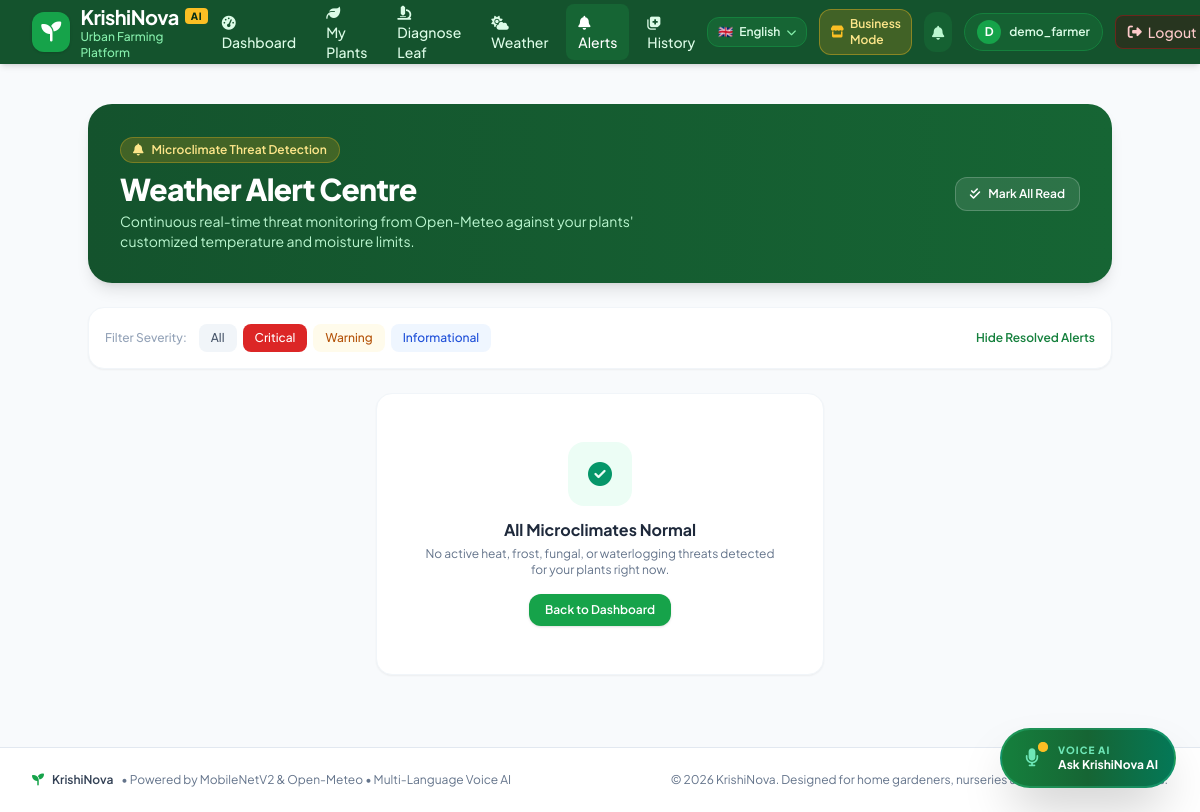
The app's page /alerts?severity=Critical&show_resolved=true (signed in), older data.
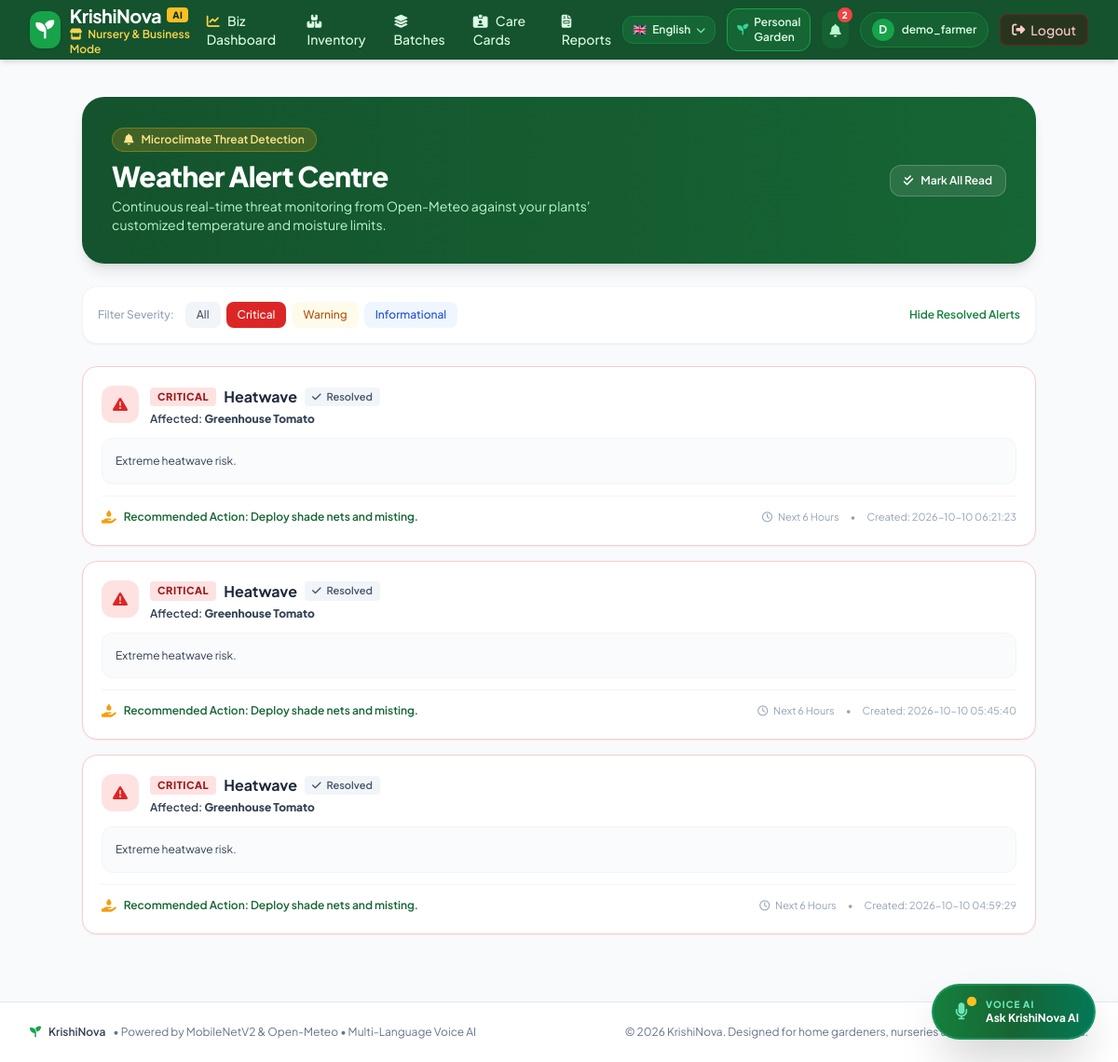
The same page, newer data.
### tables this page shows
CREATE TABLE weather_alerts (
                id INTEGER PRIMARY KEY AUTOINCREMENT,
                user_id INTEGER NOT NULL,
                plant_id INTEGER,
                business_id INTEGER,
                severity TEXT NOT NULL,
                alert_type TEXT NOT NULL,
                affected_name TEXT NOT NULL,
                weather_value TEXT,
                preferred_range TEXT,
                explanation TEXT NOT NULL,
                recommended_action TEXT NOT NULL,
                expected_time TEXT NOT NULL,
                is_read INTEGER DEFAULT 0,
                is_resolved INTEGER DEFAULT 0,
                dedup_hash TEXT,
                created_at TIMESTAMP DEFAULT CURRENT_TIMESTAMP,
                FOREIGN KEY (user_id) REFERENCES users(id) ON DELETE CASCADE,
                FOREIGN KEY (plant_id) REFERENCES plants(id) ON DELETE CASCADE
            );

### app.py (the view)
@app.route("/alerts")
@login_required
def alerts_center():
    user_id = session["user_id"]
    severity_filter = request.args.get("severity")
    show_resolved = request.args.get("show_resolved") == "true"
    all_alerts = db.get_user_weather_alerts(user_id, active_only=not show_resolved, limit=100)
    if severity_filter and severity_filter != "All":
        all_alerts = [a for a in all_alerts if a["severity"].lower() == severity_filter.lower()]
    return render_template(
        "alerts.html",
        alerts=all_alerts,
        severity_filter=severity_filter or "All",
        show_resolved=show_resolved
    )

### app.py (called while the page is built)
def login_required(f):
    @wraps(f)
    def decorated_function(*args, **kwargs):
        if "user_id" not in session:
            flash("Please log in to access your personal urban farming dashboard.", "warning")
            return redirect(url_for("login", next=request.path))
        return f(*args, **kwargs)
    return decorated_function

### database.py (called while the page is built)
@contextmanager
def get_db():
    conn = sqlite3.connect(DB_PATH)
    conn.row_factory = sqlite3.Row
    conn.execute("PRAGMA foreign_keys = ON")
    try:
        yield conn
    finally:
        conn.close()

def get_user_by_id(user_id):
    with get_db() as conn:
        cursor = conn.cursor()
        cursor.execute("SELECT id, username, email, role, preferred_language, created_at FROM users WHERE id = ?", (user_id,))
        user = cursor.fetchone()
        return dict(user) if user else None

def get_unread_alert_count(user_id):
    with get_db() as conn:
        cursor = conn.cursor()
        cursor.execute("SELECT COUNT(*) FROM weather_alerts WHERE user_id = ? AND is_resolved = 0 AND is_read = 0", (user_id,))
        return cursor.fetchone()[0]

### templates/alerts.html (shortened to what the changed rows need)
{% extends "base.html" %}
{% block content %}
<div class="space-y-6 max-w-5xl mx-auto">
    <div class="bg-gradient-to-r from-forest-900 to-forest-800 rounded-3xl p-6 sm:p-8 text-white shadow-lg flex flex-col sm:flex-row sm:items-center justify-between gap-4">
        <div>
            <h1 class="text-2xl sm:text-3xl font-extrabold tracking-tight">Weather Alert Centre</h1>
        </div>
    </div>
    {% if alerts %}
    <div class="space-y-4">
        {% for alert in alerts %}
        <div class="bg-white rounded-2xl border p-5 shadow-sm transition hover:shadow-md {% if alert.severity == 'Critical' %}border-red-200 bg-red-50/20{% elif alert.severity == 'Warning' %}border-amber-200 bg-amber-50/20{% else %}border-blue-200 bg-blue-50/20{% endif %}">
            <div class="flex flex-col sm:flex-row sm:items-start justify-between gap-3">
                <div class="flex items-start space-x-3">
                    <div class="w-10 h-10 rounded-xl flex items-center justify-center flex-shrink-0 text-base {% if alert.severity == 'Critical' %}bg-red-100 text-red-600{% elif alert.severity == 'Warning' %}bg-amber-100 text-amber-600{% else %}bg-blue-100 text-blue-600{% endif %}">
                        {% if alert.severity == 'Critical' %}
                            <i class="fa-solid fa-triangle-exclamation"></i>
                        {% elif alert.severity == 'Warning' %}
                            <i class="fa-solid fa-cloud-bolt"></i>
                        {% else %}
                            <i class="fa-solid fa-info"></i>
                        {% endif %}
                    </div>
                    <div>
                        <div class="flex items-center space-x-2">
                            <span class="px-2 py-0.5 rounded text-[11px] font-extrabold uppercase tracking-wider {% if alert.severity == 'Critical' %}bg-red-100 text-red-800{% elif alert.severity == 'Warning' %}bg-amber-100 text-amber-800{% else %}bg-blue-100 text-blue-800{% endif %}">
                                {{ alert.severity }}
                            </span>
                            <h3 class="text-base font-bold text-slate-800">{{ alert.alert_type }}</h3>
                            {% if alert.is_resolved %}
                            <span class="px-2 py-0.5 rounded text-[11px] font-semibold bg-slate-100 text-slate-600">
                                <i class="fa-solid fa-check mr-1"></i> Resolved
                            </span>
                            {% endif %}
                        </div>
                        <p class="text-xs font-semibold text-slate-700 mt-1 flex items-center space-x-2">
                            <span>Affected: <strong>{{ alert.affected_name }}</strong></span>
                        </p>
                    </div>
                </div>
            </div>
            <div class="mt-3 text-xs text-slate-700 bg-slate-50/80 p-3.5 rounded-xl border border-slate-100 space-y-2">
                <p class="leading-relaxed">{{ alert.explanation }}</p>
            </div>
            <div class="mt-3 pt-3 border-t border-slate-100 flex flex-col sm:flex-row sm:items-center justify-between text-xs text-slate-600 gap-2">
                <div class="font-semibold text-forest-800 flex items-center space-x-2">
                    <i class="fa-solid fa-hand-holding-droplet text-amber-500 text-sm"></i>
                    <span>Recommended Action: {{ alert.recommended_action }}</span>
                </div>
                <div class="text-[11px] text-slate-400 flex items-center space-x-3">
                    <span><i class="fa-regular fa-clock mr-1"></i> {{ alert.expected_time }}</span>
                    <span>&bull;</span>
                    <span>Created: {{ alert.created_at }}</span>
                </div>
            </div>
        </div>
        {% endfor %}
    </div>
    {% else %}
    <div class="bg-white rounded-2xl border border-slate-100 p-12 text-center max-w-md mx-auto shadow-sm">
        <div class="w-16 h-16 rounded-2xl bg-emerald-50 text-emerald-600 flex items-center justify-center mx-auto mb-3 text-2xl">
            <i class="fa-solid fa-circle-check"></i>
        </div>
        <h3 class="text-base font-bold text-slate-800">All Microclimates Normal</h3>
        <p class="text-xs text-slate-500 mt-1">
            No active heat, frost, fungal, or waterlogging threats detected for your plants right now.
        </p>
        <a href="{{ url_for('dashboard') }}" class="inline-block mt-4 px-4 py-2 bg-forest-600 text-white rounded-xl text-xs font-semibold shadow">
            Back to Dashboard
        </a>
    </div>
    {% endif %}
</div>
{% endblock %}

### templates/base.html (shortened to what the changed rows need)
<!DOCTYPE html>
<html lang="{{ current_language or 'en' }}">
<head>
    <script src="https://cdn.tailwindcss.com"></script>
    <link rel="stylesheet" href="https://cdnjs.cloudflare.com/ajax/libs/font-awesome/6.5.1/css/all.min.css">
</head>
<body class="bg-slate-50 text-slate-800 min-h-screen flex flex-col antialiased relative">
    <nav class="bg-forest-900 text-white shadow-md sticky top-0 z-50">
        <div class="max-w-7xl mx-auto px-4 sm:px-6 lg:px-8">
            <div class="flex items-center justify-between h-16">
                <div class="flex items-center space-x-3">
                    <a href="{{ url_for('dashboard') if current_user else url_for('login') }}" class="flex items-center space-x-2.5 group">
                        <div>
                            <span class="text-xl font-bold tracking-tight text-white block leading-tight flex items-center space-x-1.5">
                                <span>KrishiNova</span>
                                <span class="text-[10px] bg-amber-400 text-forest-950 font-black px-1.5 py-0.5 rounded uppercase tracking-wider">AI</span>
                            </span>
                            <span class="text-xs text-forest-300 font-medium block">
                                {% if active_mode == 'business' %}
                                    <span class="text-amber-300 font-semibold"><i class="fa-solid fa-store mr-1"></i> Nursery & Business Mode</span>
                                {% else %}
                                    Urban Farming Platform
                                {% endif %}
                            </span>
                        </div>
                    </a>
                </div>
                {% if current_user %}
                <div class="hidden md:flex items-center space-x-1 lg:space-x-1.5">
                    {% if active_mode == 'business' %}
                        <a href="{{ url_for('business_dashboard') }}" class="px-3 py-2 rounded-lg text-sm font-medium hover:bg-forest-800 transition {{ 'bg-forest-800 text-white' if request.endpoint == 'business_dashboard' else 'text-forest-100 hover:text-white' }}">
                            <i class="fa-solid fa-chart-line mr-1.5 text-amber-300"></i> Biz Dashboard
                        </a>
                        <a href="{{ url_for('business_inventory') }}" class="px-3 py-2 rounded-lg text-sm font-medium hover:bg-forest-800 transition {{ 'bg-forest-800 text-white' if request.endpoint == 'business_inventory' else 'text-forest-100 hover:text-white' }}">
                            <i class="fa-solid fa-boxes-stacked mr-1.5"></i> Inventory
                        </a>
                        <a href="{{ url_for('business_batches') }}" class="px-3 py-2 rounded-lg text-sm font-medium hover:bg-forest-800 transition {{ 'bg-forest-800 text-white' if request.endpoint == 'business_batches' else 'text-forest-100 hover:text-white' }}">
                            <i class="fa-solid fa-layer-group mr-1.5"></i> Batches
                        </a>
                        <a href="{{ url_for('business_care_cards') }}" class="px-3 py-2 rounded-lg text-sm font-medium hover:bg-forest-800 transition {{ 'bg-forest-800 text-white' if request.endpoint == 'business_care_cards' else 'text-forest-100 hover:text-white' }}">
                            <i class="fa-solid fa-id-card-clip mr-1.5"></i> Care Cards
                        </a>
                        <a href="{{ url_for('business_reports') }}" class="px-3 py-2 rounded-lg text-sm font-medium hover:bg-forest-800 transition {{ 'bg-forest-800 text-white' if request.endpoint == 'business_reports' else 'text-forest-100 hover:text-white' }}">
                            <i class="fa-solid fa-file-invoice mr-1.5"></i> Reports
                        </a>
                    {% else %}
                        <a href="{{ url_for('dashboard') }}" class="px-3 py-2 rounded-lg text-sm font-medium hover:bg-forest-800 transition {{ 'bg-forest-800 text-white' if request.endpoint == 'dashboard' else 'text-forest-100 hover:text-white' }}">
                            <i class="fa-solid fa-gauge-high mr-1.5"></i> Dashboard
                        </a>
                        <a href="{{ url_for('plants_view') }}" class="px-3 py-2 rounded-lg text-sm font-medium hover:bg-forest-800 transition {{ 'bg-forest-800 text-white' if request.endpoint == 'plants_view' else 'text-forest-100 hover:text-white' }}">
                            <i class="fa-solid fa-leaf mr-1.5"></i> My Plants
                        </a>
                        <a href="{{ url_for('diagnose') }}" class="px-3 py-2 rounded-lg text-sm font-medium hover:bg-forest-800 transition {{ 'bg-forest-800 text-white' if request.endpoint == 'diagnose' else 'text-forest-100 hover:text-white' }}">
                            <i class="fa-solid fa-microscope mr-1.5"></i> Diagnose Leaf
                        </a>
                        <a href="{{ url_for('weather_view') }}" class="px-3 py-2 rounded-lg text-sm font-medium hover:bg-forest-800 transition {{ 'bg-forest-800 text-white' if request.endpoint == 'weather_view' else 'text-forest-100 hover:text-white' }}">
                            <i class="fa-solid fa-cloud-sun mr-1.5"></i> Weather
                        </a>
                        <a href="{{ url_for('alerts_center') }}" class="px-3 py-2 rounded-lg text-sm font-medium hover:bg-forest-800 transition {{ 'bg-forest-800 text-white' if request.endpoint == 'alerts_center' else 'text-forest-100 hover:text-white' }}">
                            <i class="fa-solid fa-bell mr-1.5"></i> Alerts
                        </a>
                        <a href="{{ url_for('history') }}" class="px-3 py-2 rounded-lg text-sm font-medium hover:bg-forest-800 transition {{ 'bg-forest-800 text-white' if request.endpoint == 'history' else 'text-forest-100 hover:text-white' }}">
                            <i class="fa-solid fa-notes-medical mr-1.5"></i> History
                        </a>
                    {% endif %}
                </div>
                <div class="flex items-center space-x-2 sm:space-x-3">
                    {% if active_mode == 'business' %}
                    <a href="{{ url_for('switch_mode', mode='personal') }}" title="Switch to Personal Garden Mode"
                        class="px-2.5 py-1.5 rounded-xl bg-forest-800 hover:bg-forest-700 text-forest-100 text-xs font-semibold border border-forest-600 transition flex items-center space-x-1.5">
                        <i class="fa-solid fa-seedling text-emerald-400"></i>
                        <span class="hidden lg:inline">Personal Garden</span>
                    </a>
                    {% else %}
                    <a href="{{ url_for('switch_mode', mode='business') }}" title="Switch to Nursery Business Mode"
                        class="px-2.5 py-1.5 rounded-xl bg-amber-500/20 hover:bg-amber-500/30 text-amber-200 text-xs font-semibold border border-amber-400/40 transition flex items-center space-x-1.5">
                        <i class="fa-solid fa-store text-amber-400"></i>
                        <span class="hidden lg:inline">Business Mode</span>
                    </a>
                    {% endif %}
                    <a href="{{ url_for('alerts_center') }}" title="Weather Alert Center"
                        class="relative p-2 rounded-xl bg-forest-800/80 hover:bg-forest-800 text-forest-200 hover:text-white transition">
                        <i class="fa-solid fa-bell text-sm"></i>
                        {% if unread_alert_count > 0 %}
                        <span class="absolute -top-1 -right-1 bg-red-500 text-white text-[10px] font-extrabold w-4 h-4 rounded-full flex items-center justify-center animate-pulse">
                            {{ unread_alert_count if unread_alert_count < 10 else '9+' }}
                        </span>
                        {% endif %}
                    </a>
                </div>
                {% endif %}
            </div>
        </div>
    </nav>
    <main class="flex-1 max-w-7xl mx-auto px-4 sm:px-6 lg:px-8 py-6 w-full">
        {% block content %}{% endblock %}
    </main>
</body>
</html>

Row changes from the older to the newer data that the page shows:
added weather_alerts: severity "CRITICAL", alert_type "Heatwave", is_resolved 1 (drawn), affected_name "Greenhouse Tomato", explanation "Extreme heatwave risk.", recommended_action "Deploy shade nets and misting.", expected_time "Next 6 Hours", created_at "2026-10-10 06:21:23"
added weather_alerts: severity "CRITICAL", alert_type "Heatwave", is_resolved 1 (drawn), affected_name "Greenhouse Tomato", explanation "Extreme heatwave risk.", recommended_action "Deploy shade nets and misting.", expected_time "Next 6 Hours", created_at "2026-10-10 05:45:40"
added weather_alerts: severity "CRITICAL", alert_type "Heatwave", is_resolved 1 (drawn), affected_name "Greenhouse Tomato", explanation "Extreme heatwave risk.", recommended_action "Deploy shade nets and misting.", expected_time "Next 6 Hours", created_at "2026-10-10 04:59:29"
Text that changed along with them:
{{ unread_alert_count if unread_alert_count < 10 else '9+' }}: (not shown) → "2"
text no longer shown: "Urban Farming Platform Dashboard My Plants Diagnose Leaf Weather Alerts History Business Mode All Microclimates Normal No active heat, frost, fungal, or waterlogging threats detected for your plants right now. Back to Dashboard"
text now shown: "Nursery & Business Mode Biz Dashboard Inventory Batches Care Cards Reports Personal Garden"
